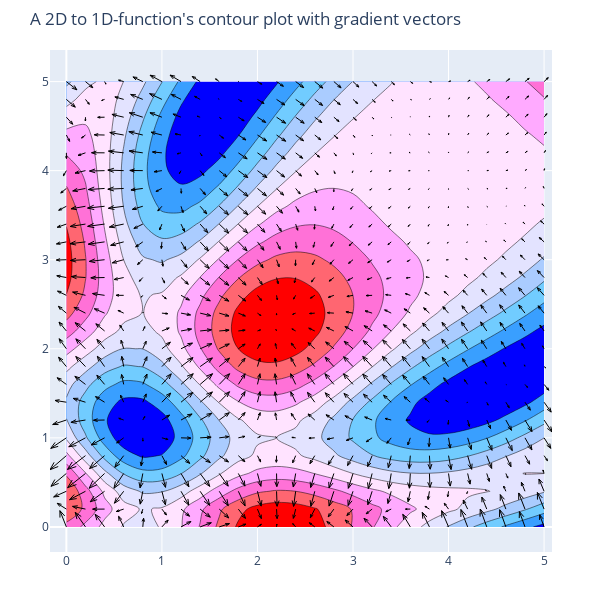

This figure's notebook cell:
### Code cell
# Test and visualize your code, the arrows are created using df_dx and df_dy.
sim.setup_grad_f(df_dx, df_dy)
sim.run(show_3d=False)

### Figure 1 — Plotly figure (JSON) as saved in the notebook; plotly's stock layout.template omitted (floating-point values rounded to 4 significant figures; data arrays with more than 128 entries replaced by an {"elided": "..."} marker saying what was removed)
{"data": [{"autocontour": true, "colorscale": [[0, "rgb(0,0,255)"], [0.1, "rgb(51,153,255)"], [0.2, "rgb(102,204,255)"], [0.3, "rgb(153,204,255)"], [0.4, "rgb(204,204,255)"], [0.5, "rgb(255,255,255)"], [0.6, "rgb(255,204,255)"], [0.7, "rgb(255,153,255)"], [0.8, "rgb(255,102,204)"], [0.9, "rgb(255,102,102)"], [1, "rgb(255,0,0)"]], "contours": {"end": 0.8, "size": 0.2, "start": -0.8}, "ncontours": 10, "showscale": false, "type": "contour", "x": [0, 0.2, 0.4, 0.6, 0.8, 1, 1.2, 1.4, 1.6, 1.8, 2, 2.2, 2.4, 2.6, 2.8, 3, 3.2, 3.4, 3.6, 3.8, 4, 4.2, 4.4, 4.6, 4.8, 5], "y": [0, 0.2, 0.4, 0.6, 0.8, 1, 1.2, 1.4, 1.6, 1.8, 2, 2.2, 2.4, 2.6, 2.8, 3, 3.2, 3.4, 3.6, 3.8, 4, 4.2, 4.4, 4.6, 4.8, 5], "z": {"elided": "26x26 float values"}}, {"line": {"color": "black", "width": 1}, "mode": "lines", "showlegend": false, "type": "scatter", "x": {"elided": "4732 float values"}, "y": {"elided": "4732 float values"}}], "layout": {"height": 602, "margin": {"b": 50, "l": 50, "r": 50, "t": 50}, "scene": {"camera": {"center": {"x": 0, "y": 0, "z": 0}, "eye": {"x": 0.1, "y": -1, "z": 2.25}, "up": {"x": 1, "y": 0, "z": 0}}}, "title": {"text": "A 2D to 1D-function's contour plot with gradient vectors"}, "width": 602, "xaxis": {"autorange": true, "range": [-0.1713, 5.083], "type": "linear"}, "yaxis": {"autorange": true, "range": [-0.2818, 5.355], "type": "linear"}}}
